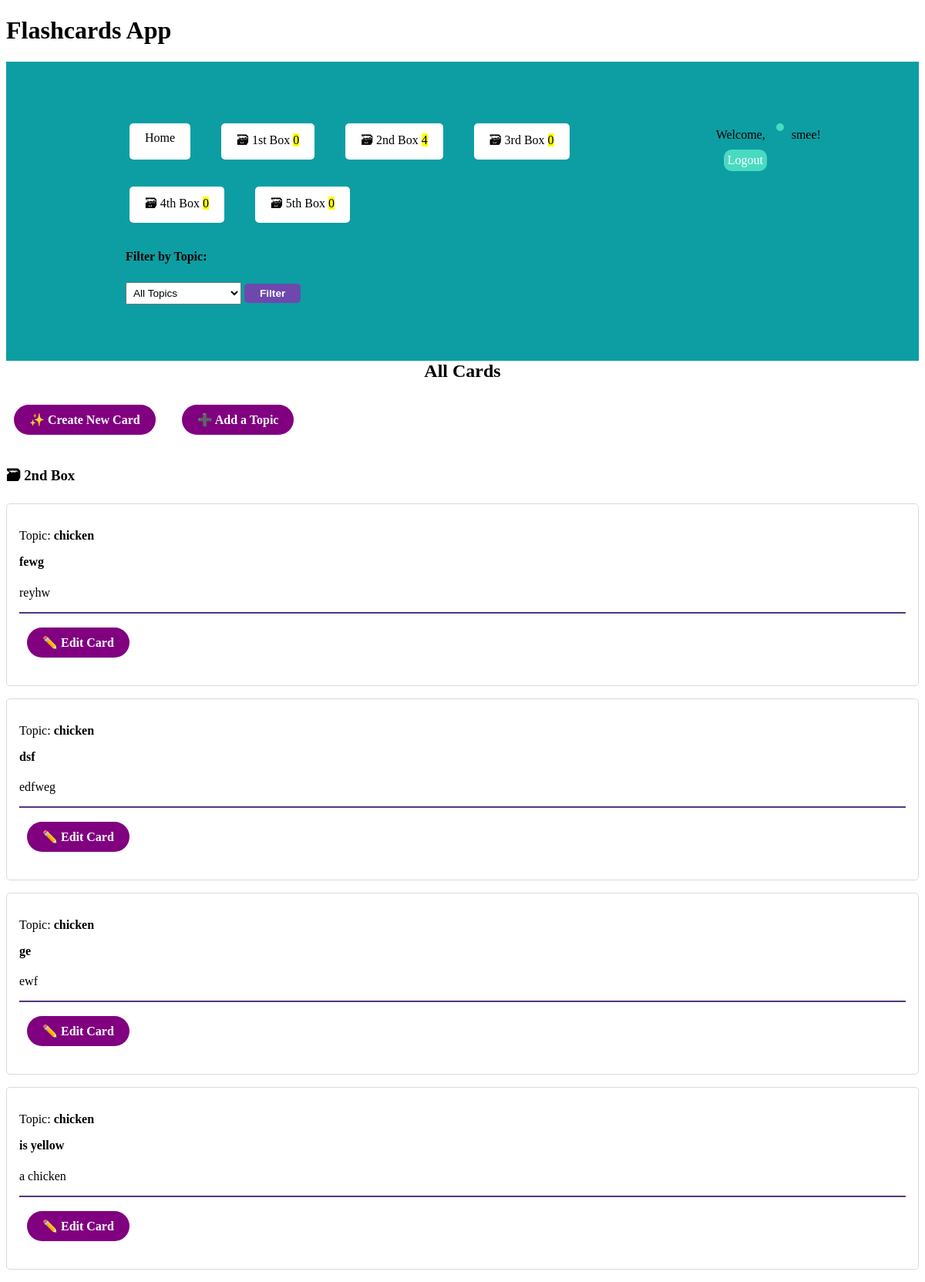
The page /cards/ (signed in) on the database its author committed.
### cards/models.py (models this page shows, shortened)
class Card(models.Model):
    question = models.CharField(max_length=500)
    answer = models.CharField(max_length=1000)
    box = models.IntegerField(
        choices=zip(BOXES, BOXES),
        default=BOXES[0],
    )
    topic = models.ForeignKey(Topic, on_delete=models.CASCADE)
    date_created = models.DateTimeField(auto_now_add=True)
    user = models.ForeignKey(User, on_delete=models.CASCADE)

class Topic(models.Model):
    name = models.CharField(max_length=100, unique=True)
    user = models.ForeignKey(User, on_delete=models.CASCADE)

### cards/views.py (the view)
# urls.py: path("cards/", CardListView.as_view(), name="card-list"),
class CardListView(LoginRequiredMixin, ListView):
    model = Card
    template_name = 'cards/card_list.html'
    context_object_name = 'cards'
    def get_queryset(self):
        queryset = Card.objects.filter(user=self.request.user).order_by("box", "-date_created")
        topic_id = self.request.GET.get('topic')
        if topic_id:
            queryset = queryset.filter(topic__id=topic_id)
        return queryset
    def get_context_data(self, **kwargs):
        context = super().get_context_data(**kwargs)
        context['topics'] = Topic.objects.filter(user=self.request.user)
        context['selected_topic'] = self.request.GET.get('topic')
        context['boxes'] = get_user_box_counts(self.request.user)
        return context

### cards/templatetags/cards_tags.py (called while the page is built)
@register.inclusion_tag("cards/box_links.html", takes_context=True)
def boxes_as_links(context):
    user = context['user']
    boxes = []
    for box_num in BOXES:
        card_count = Card.objects.filter(box=box_num, user=user).count()
        boxes.append({
            "number": box_num,
            "card_count": card_count,
        })
    return {"boxes": boxes}

### cards/views.py (called while the page is built)
def get_user_box_counts(user):
    return Card.objects.filter(user=user).values('box').annotate(card_count=Count('id')).order_by('box')

### cards/templates/cards/card_list.html
{% extends "cards/base.html" %}
{% load humanize %}
{% block content %}
    <h2>
        All Cards
    </h2>
    <a href="{% url 'card-create' %}" role="button">
        ✨ Create New Card
    </a>
    <a href="{% url 'topic-list' %}" role="button">
        ➕ Add a Topic
    </a>
    {% if user.is_authenticated %}
        {% for card in cards %}
            {% ifchanged %}
                <h3>🗃 {{ card.box | ordinal }} Box</h3>
            {% endifchanged %}
            {% include "cards/card.html" %}
        {% empty %}
            <p>No cards available for this topic.</p>
        {% endfor %}
    {% else %}
        <p>Please <a href="{% url 'login' %}">login</a> to view your cards.</p>
    {% endif %}
{% endblock content %}

### cards/templates/cards/base.html (shortened to what this page needs)
<!DOCTYPE html>
<html lang="en">
    <!DOCTYPE html>
    <html lang="en">
    <head>
        <link rel="stylesheet" href="https://cdn.simplecss.org/simple.min.css">
    </head>
<body>
    <header>
        <h1>Flashcards App</h1>
        {% include "cards/navigation.html" %}
    </header>
    <main>
        {% block content %}{% endblock content %}
    </main>
</body>
</html>

### cards/templates/cards/navigation.html (shortened to what this page needs)
{% load cards_tags %}
<nav>
    <div class="nav-left">
        {% if user.is_authenticated %}
            <div class="boxes-row">
            <a href="{% url 'home' %}">Home</a>
            {% boxes_as_links %}
            </div>
        {% else %}
            <p>login to view your boxes</p>
        {% endif %}
        <div class="dropdown-container">
            <form method="GET" action="">
                <label for="topic"><h4>Filter by Topic:</h4></label>
                <select name="topic" id="topic">
                    <option value="">All Topics</option>
                </select>
                <button type="submit">Filter</button>
            </form>
        </div>
    </div>
    <div class="nav-right">
        <ul>
            {% if user.is_authenticated %}
                <li>Welcome, <a href="{% url 'profile' %}"></a>{{ user.username }}!</a></li>
                <li><a href="{% url 'logout' %}">Logout</a></li>
            {% else %}
                <li><a href="{% url 'login' %}">Login</a></li>
                <li><a href="{% url 'signup' %}">Sign Up</a></li>
            {% endif %}
        </ul>
    </div>
</nav>

### cards/templates/cards/box_links.html
{% load humanize %}
{% for box in boxes %}
    <a href="{% url 'box' box_num=box.number %}">
        🗃 {{ box.number | ordinal }} Box <mark>{{ box.card_count }}</mark>
    </a>
{% endfor %}

### cards/templates/cards/card.html (shortened to what this page needs)
<article>
    <p>Topic: <strong>{{ card.topic.name }}</strong></p>
    <h4>{{ card.question }}</h4>
    {% if not check_card %}
        <p>{{ card.answer }}</p>
        <hr>
        <a href="{% url 'card-update' card.id %}" role="button">
            ✏️ Edit Card
        </a>
    {% endif %}
</article>

### cards/templates/cards/base.html (style rules this page uses)
a { background-color: #ffffff; color: black; padding: 10px 20px; margin: 10px; text-decoration: none; display: inline-block; border-radius: 5px; }
nav { display: flex; justify-content: space-between; padding: 50px; background-color: #0c9ea3; }
.nav-left { display: flex; flex-direction: column; align-items: flex-start; padding-left: 100px; }
.boxes-row { display: flex; flex-wrap: wrap; gap: 15px; margin-top: 20px; margin-bottom: 20px; }
.nav-left a { margin-right: 15px; text-decoration: none; color: black; }
.dropdown-container { padding: 5px; background-color: #0c9ea3; border-radius: 5px; display: block; width: fit-content; }
.dropdown-container select { padding: 5px; font-size: 0.85rem; width: 150px; }
.dropdown-container button { margin-top: 5px; padding: 5px 20px; font-size: 0.85rem; background-color: #6e48ad; color: rgb(255, 255, 255); border: none; border-radius: 5px; }
.nav-right ul { list-style-type: none; margin: 10px; padding: 10px; }
.nav-right ul li { display: inline; margin-right: 15px; }
.nav-right a { color: white; text-decoration: none; padding: 5px; background-color: #49dac1; border-radius: 10px; }
:root { --accent: #6e48ad; --accent-bg: white; --bg: #fff; --text: #212121; --text-light: #585858; --border: #d8dae1; --code: #d81b60; --preformatted: #444; }
article { background-color: var(--marked); border: 1px solid var(--border); border-radius: 5px; padding: 1em; margin: 1em 0; }
h2 { text-align: center; }
h2, h4 { margin-top: 0; }
hr { background: var(--accent); border-color: var(--accent); }
button, a[role="button"] { color: white; margin-bottom: 20px; background-color: purple; text-decoration: none; padding: 10px 20px; border-radius: 20px; font-weight: bold; }
a[role="button"] + a[role="button"] { margin-left: 20px; }
input, select, textarea { width: 100%; }

### rows shown on the page
Card: box|ordinal "2nd", topic.name "chicken", question "fewg", answer "reyhw"
Card: topic.name "chicken", question "dsf", answer "edfweg"
Card: topic.name "chicken", question "ge", answer "ewf"
Card: topic.name "chicken", question "is yellow", answer "a chicken"

### other values the page prints
{{ box.number | ordinal }} "1st" "2nd" "3rd" "4th" "5th"
{{ box.card_count }} "0" "4" "0" "0" "0"
{{ user.username }} "smee"
